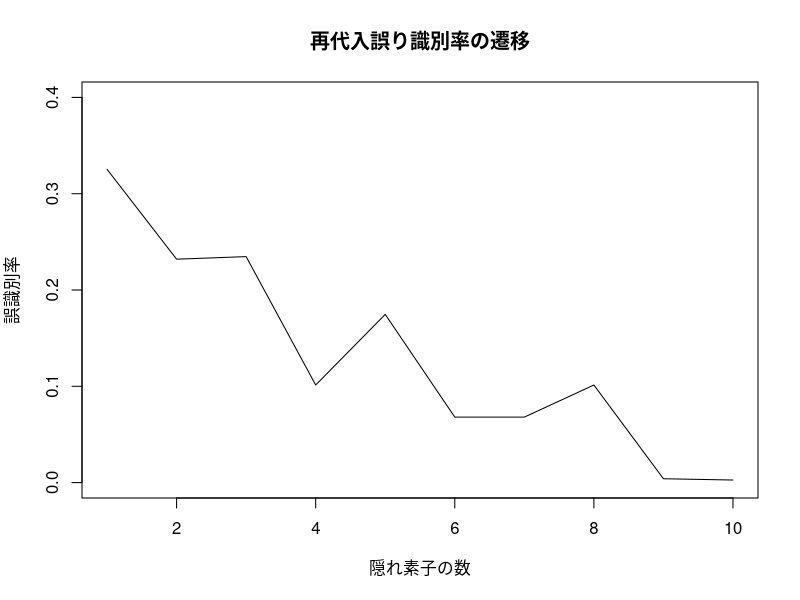
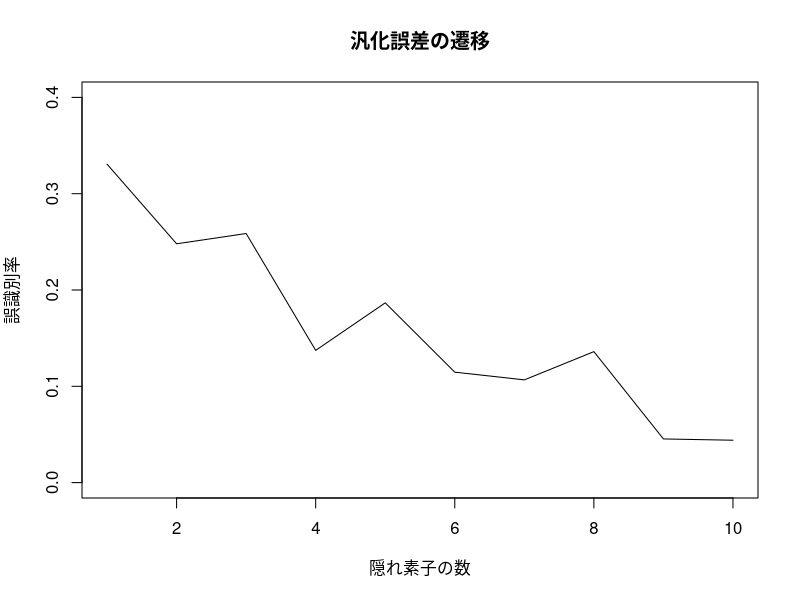
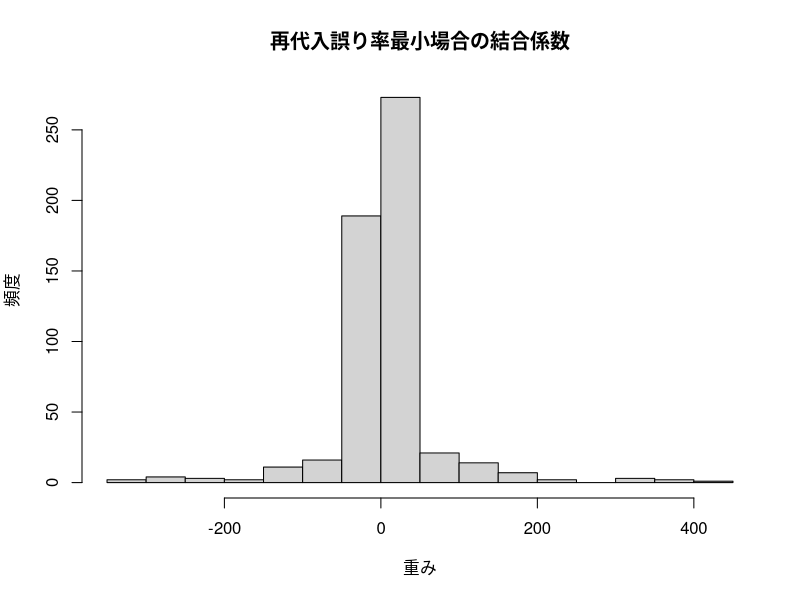
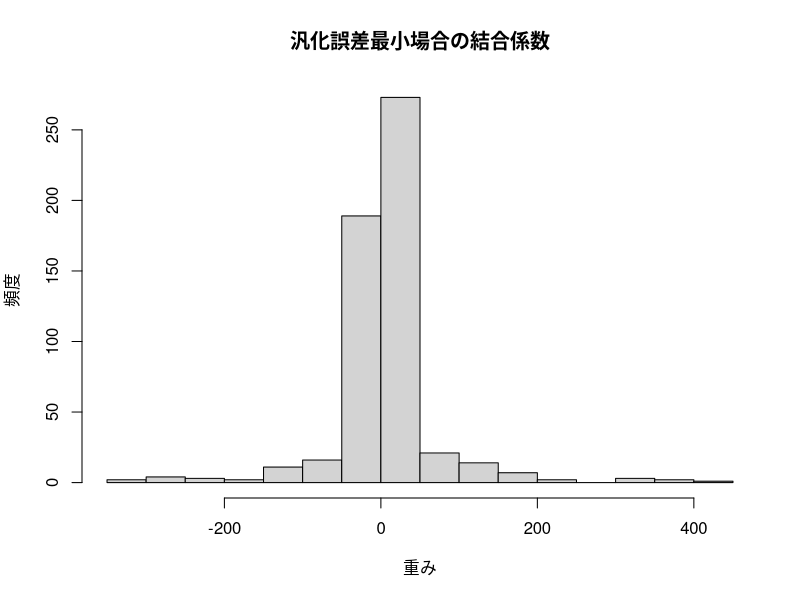

Write R code to recreate these figures, in order.
remove(list=ls())

library(nnet)
library(MASS)

# source("http://hosho.ees.hokudai.ac.jp/~kubo/log/2007/img07/plot.nn.txt")

ir <- data.frame(rbind(iris3[,,1], iris3[,,2], iris3[,,3]), species=factor(c(rep("sv", 50), rep("c", 50), rep("sv", 50))))
stdsamp <- c(sample(1:50, 25), sample(51:100, 25), sample(101:150, 25))
tstsamp <- c(sample(1:50, 25), sample(51:100, 25), sample(101:150, 25))

hidden = c(1:10)
iter = c(1:10)
stdtrave = rep(0, length(hidden))
tsttrave = rep(0, length(hidden))
stdtr = matrix(0, length(iter), length(hidden))
tsttr = matrix(0, length(iter), length(hidden))

wtss <- as.list(NULL)

for(i in 1: length(hidden)){
  for(j in 1:length(iter)){
    mlpir <- nnet(species~., data=ir[stdsamp,], size=hidden[i], rang=0.5, decay=0.00, maxit=200)
    stdout = predict(mlpir, ir[stdsamp,], type="class")
    tstout = predict(mlpir, ir[-stdsamp,], type="class")
    stdtr[j, i] = mean(stdout != ir[stdsamp,]$species)
    tsttr[j, i] = mean(tstout != ir[-stdsamp,]$species)
    if(i > length(wtss)){
      wtss[i] <- mlpir$wts
    } else {
      wtss[[i]] <- c(mlpir$wts, wtss[[i]])
    }
  }
  stdtrave[i] = mean(stdtr[, i])
  tsttrave[i] = mean(tsttr[, i])
}

# 再代入誤り識別率のグラフの表示
plot(hidden, stdtrave, ylim = c(0, 0.4), type = "l", main = "再代入誤り識別率の遷移", xlab = "隠れ素子の数", ylab = "誤識別率")

# 汎化誤差率のグラフの表示
plot(hidden, tsttrave, ylim = c(0, 0.4), type = "l", main = "汎化誤差の遷移", xlab = "隠れ素子の数", ylab = "誤識別率")


# table(ir$species[stdsamp], predict(mlpir, ir[stdsamp,], type="class"))
# table(ir$species[tstsamp], predict(mlpir, ir[tstsamp,], type="class"))

stdminidx <- match(min(stdtrave), stdtrave)[1]
tstminidx <- match(min(tsttrave), tsttrave)[1]

hist(wtss[[stdminidx]], freq=TRUE, main = "再代入誤り率最小場合の結合係数", xlab = "重み", ylab = "頻度")
hist(wtss[[tstminidx]], freq=TRUE, main = "汎化誤差最小場合の結合係数", xlab = "重み", ylab = "頻度")